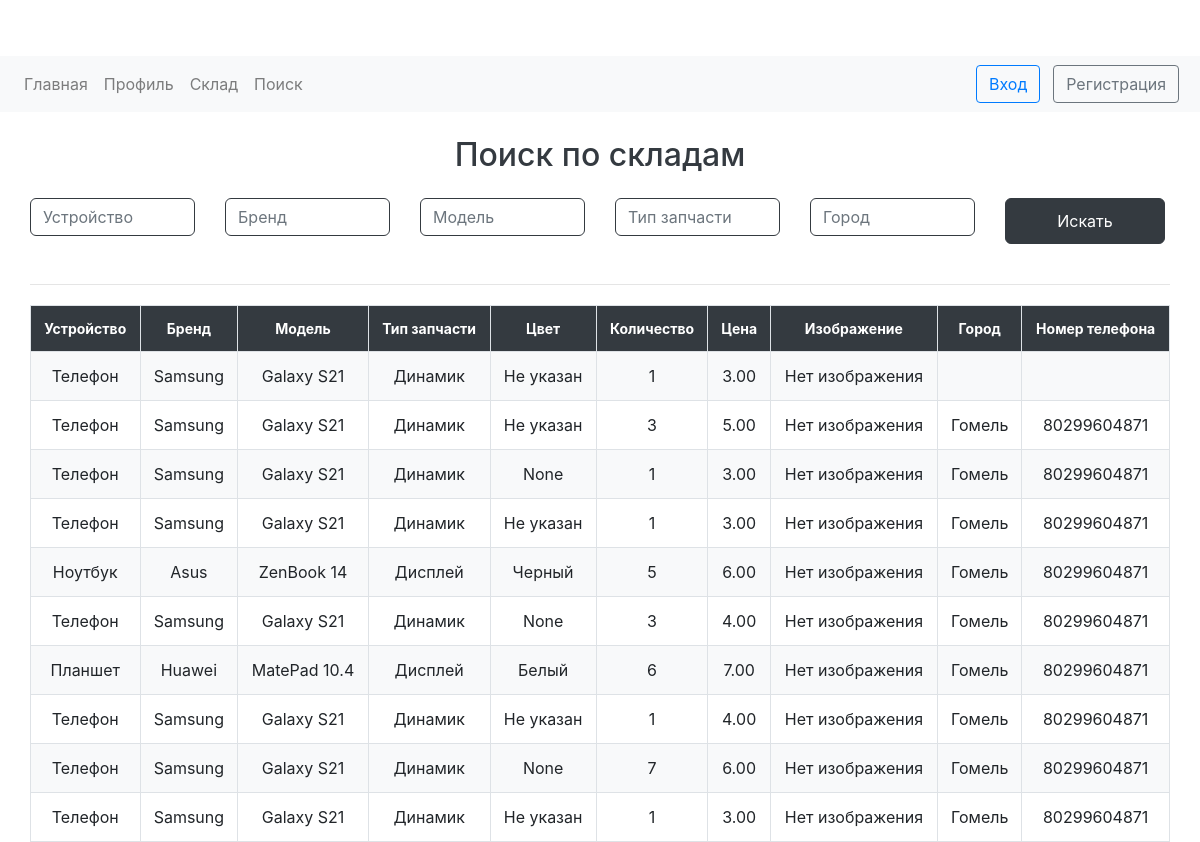
The app's page /search/ with its own data.
### warehouse/models.py (models this page shows, shortened)
class Part(models.Model):
    user = models.ForeignKey(User, on_delete=models.CASCADE)
    device = models.CharField(max_length=100)
    brand = models.CharField(max_length=100)
    model = models.CharField(max_length=100)
    part_type = models.CharField(max_length=100)
    color = models.CharField(max_length=50, blank=True, null=True)
    quantity = models.IntegerField()
    price = models.DecimalField(max_digits=10, decimal_places=2)
    created_at = models.DateTimeField(auto_now_add=True)  # Установи auto_now_add=True

### user_profile/models.py (models this page shows, shortened)
class Profile(models.Model):
    user = models.OneToOneField(User, on_delete=models.CASCADE)
    phone = models.CharField(max_length=15)
    city = models.CharField(max_length=100)

### warehouse/views.py (the view)
# urls.py: path('search/', views.search, name='search'),
def search(request):
    query = request.GET.get('q')
    brand = request.GET.get('brand')
    model = request.GET.get('model')
    part_type = request.GET.get('part_type')
    color = request.GET.get('color')
    city = request.GET.get('city')
    results = Part.objects.all().order_by('-created_at')  # Ordering by creation time
    if query:
        results = results.filter(device__icontains=query)
    if brand:
        results = results.filter(brand__icontains=brand)
    if model:
        results = results.filter(model__icontains=model)
    if part_type:
        results = results.filter(part_type__icontains=part_type)
    if color:
        results = results.filter(color__icontains=color)
    if city:
        results = results.filter(user__profile__city__icontains=city)
    return render(request, 'warehouse/search.html', {'results': results})

### myproject/warehouse/templates/warehouse/search.html (shortened to what this page needs)
{% extends 'warehouse/base.html' %}
{% block content %}
    <div class="container">
        <h2 class="my-4 text-center text-dark">Поиск по складам</h2>
        <form method="GET" action="{% url 'search' %}" class="mb-4">
            <div class="row">
                <div class="col-md-2 mb-3">
                    <input type="text" name="q" id="device" class="form-control border-dark" placeholder="Устройство" value="{{ request.GET.q }}" list="device-list">
                </div>
                <div class="col-md-2 mb-3">
                    <input type="text" name="brand" id="brand" class="form-control border-dark" placeholder="Бренд" value="{{ request.GET.brand }}" list="brand-list">
                </div>
                <div class="col-md-2 mb-3">
                    <input type="text" name="model" id="model" class="form-control border-dark" placeholder="Модель" value="{{ request.GET.model }}" list="model-list">
                </div>
                <div class="col-md-2 mb-3">
                    <input type="text" name="part_type" id="part_type" class="form-control border-dark" placeholder="Тип запчасти" value="{{ request.GET.part_type }}" list="part-type-list">
                </div>
                <div class="col-md-2 mb-3">
                    <input type="text" name="city" class="form-control border-dark" placeholder="Город" value="{{ request.GET.city }}">
                </div>
                <div class="col-md-2 d-flex align-items-end mb-3">
                    <button type="submit" class="btn btn-dark btn-block text-white">Искать</button>
                </div>
            </div>
        </form>
        <hr>
        <table>
            <tr>
                <th>Устройство</th>
                <th>Бренд</th>
                <th>Модель</th>
                <th>Тип запчасти</th>
                <th>Цвет</th>
                <th>Количество</th>
                <th>Цена</th>
                <th>Изображение</th>
                <th>Город</th>
                <th>Номер телефона</th>
            </tr>
            {% for result in results %}
            <tr>
                <td>{{ result.device }}</td>
                <td>{{ result.brand }}</td>
                <td>{{ result.model }}</td>
                <td>{{ result.part_type }}</td>
                <td>{{ result.color|default:"Не указан" }}</td>
                <td>{{ result.quantity }}</td>
                <td>{{ result.price }}</td>
                <td>
                    {% if result.image %}
                        <img src="{{ result.image.url }}" alt="Изображение запчасти">
                    {% else %}
                        Нет изображения
                    {% endif %}
                </td>
                <td>{{ result.user.profile.city }}</td>
                <td>{{ result.user.profile.phone }}</td>
            </tr>
            {% endfor %}
        </table>
    </div>
{% endblock %}

### static/css/styles.css (style rules this page uses)
body { padding-top: 56px; }
table { margin-top: 20px; }
form { margin-top: 20px; }
.btn { margin-right: 5px; }

### myproject/warehouse/templates/warehouse/search.html (style rules this page uses)
table { width: 100%; border-collapse: collapse; margin-top: 20px; }
th, td { padding: 12px; text-align: center; border: 1px solid #dee2e6; vertical-align: middle; }
th { background-color: #343a40; color: white; font-weight: bold; font-size: 14px; }
tr:nth-child(even) { background-color: #f8f9fa; }
.container { max-width: 1200px; margin: auto; }
.form-control { border-radius: 0.375rem; box-shadow: none; transition: border-color 0.2s ease; }
.btn-dark { border-radius: 0.375rem; padding: 10px 15px; font-size: 16px; background-color: #343a40; border-color: #343a40; }

### records on screen
Part: device "Телефон", brand "Samsung", model "Galaxy S21", part_type "Динамик", color "Не указан", quantity "1", price "3.00"
Part: device "Телефон", brand "Samsung", model "Galaxy S21", part_type "Динамик", color "Не указан", quantity "3", price "5.00", user.profile.city "Гомель", user.profile.phone "80299604871"
Part: device "Телефон", brand "Samsung", model "Galaxy S21", part_type "Динамик", color "None", quantity "1", price "3.00", user.profile.city "Гомель", user.profile.phone "80299604871"
Part: device "Телефон", brand "Samsung", model "Galaxy S21", part_type "Динамик", color "Не указан", quantity "1", price "3.00", user.profile.city "Гомель", user.profile.phone "80299604871"
Part: device "Ноутбук", brand "Asus", model "ZenBook 14", part_type "Дисплей", color "Черный", quantity "5", price "6.00", user.profile.city "Гомель", user.profile.phone "80299604871"
Part: device "Телефон", brand "Samsung", model "Galaxy S21", part_type "Динамик", color "None", quantity "3", price "4.00", user.profile.city "Гомель", user.profile.phone "80299604871"
Part: device "Планшет", brand "Huawei", model "MatePad 10.4", part_type "Дисплей", color "Белый", quantity "6", price "7.00", user.profile.city "Гомель", user.profile.phone "80299604871"
Part: device "Телефон", brand "Samsung", model "Galaxy S21", part_type "Динамик", color "Не указан", quantity "1", price "4.00", user.profile.city "Гомель", user.profile.phone "80299604871"
Part: device "Телефон", brand "Samsung", model "Galaxy S21", part_type "Динамик", color "None", quantity "7", price "6.00", user.profile.city "Гомель", user.profile.phone "80299604871"
Part: device "Телефон", brand "Samsung", model "Galaxy S21", part_type "Динамик", color "Не указан", quantity "1", price "3.00", user.profile.city "Гомель", user.profile.phone "80299604871"
